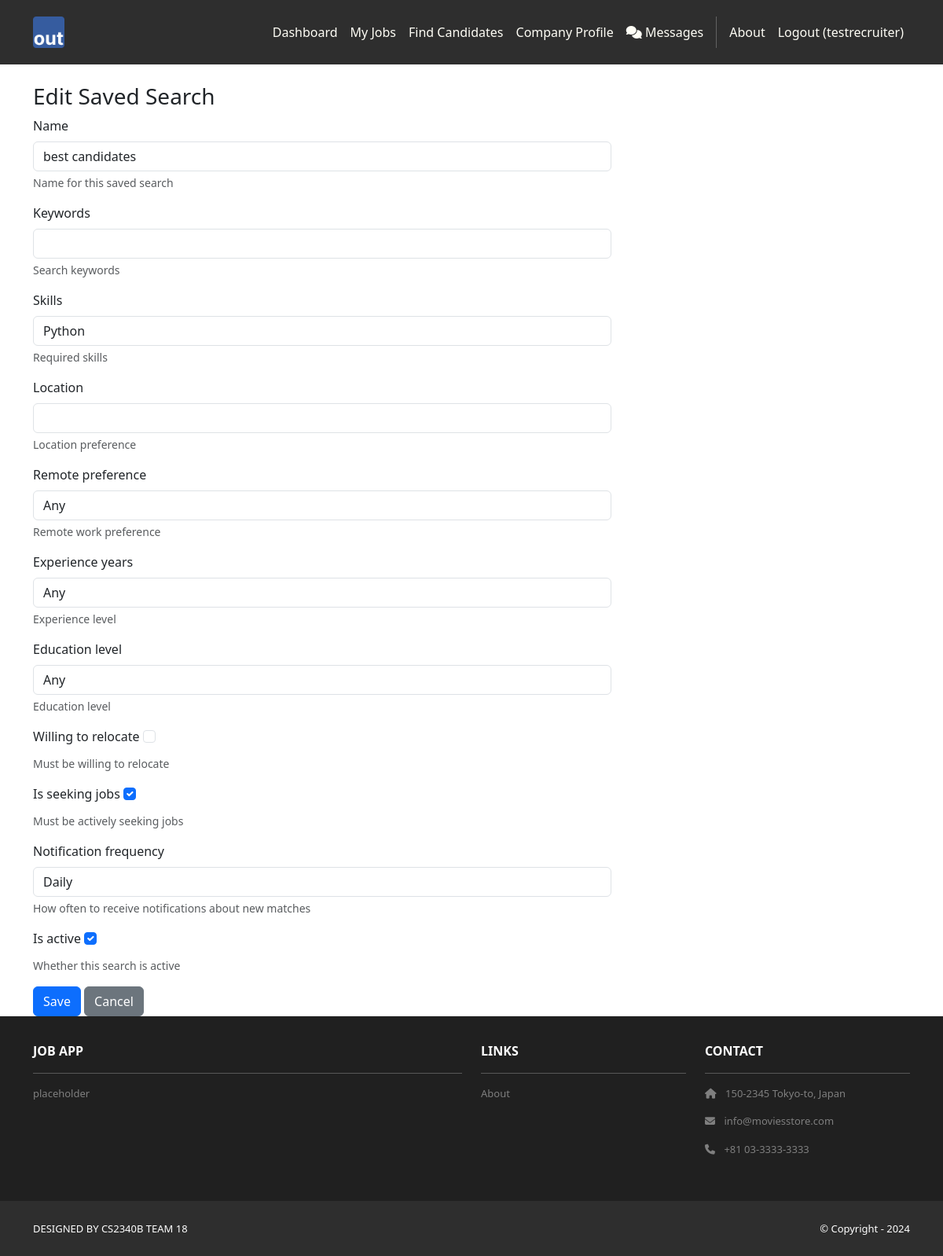
The app's page /recruiters/saved-searches/2/edit/ (signed in) with its own data.
### recruiters/models.py (models this page shows, shortened)
class SavedSearch(models.Model):
    FREQUENCY_CHOICES = [
        ('daily', 'Daily'),
        ('weekly', 'Weekly'),
        ('monthly', 'Monthly'),
        ('never', 'Never'),
    ]
    recruiter = models.ForeignKey(User, on_delete=models.CASCADE, related_name='saved_searches')
    name = models.CharField(max_length=200, help_text='Name for this saved search')
    keywords = models.CharField(max_length=200, blank=True, help_text='Search keywords')
    skills = models.CharField(max_length=500, blank=True, help_text='Required skills')
    location = models.CharField(max_length=200, blank=True, help_text='Location preference')
    remote_preference = models.CharField(max_length=20, blank=True, choices=[('', 'Any'), ('remote_only', 'Remote Only'), ('hybrid', 'Hybrid'), ('onsite_only', 'Onsite Only'), ('flexible', 'Flexible')], help_text='Remote work preference')
    experience_years = models.CharField(max_length=10, blank=True, choices=[('', 'Any'), ('0-2', '0-2 years'), ('3-5', '3-5 years'), ('6-10', '6-10 years'), ('10+', '10+ years')], help_text='Experience level')
    education_level = models.CharField(max_length=20, blank=True, choices=[('', 'Any'), ('high_school', 'High School'), ('associate', 'Associate Degree'), ('bachelor', "Bachelor's Degree"), ('master', "Master's Degree"), ('phd', 'PhD')], help_text='Education level')
    willing_to_relocate = models.BooleanField(default=False, help_text='Must be willing to relocate')
    is_seeking_jobs = models.BooleanField(default=True, help_text='Must be actively seeking jobs')
    notification_frequency = models.CharField(max_length=20, choices=FREQUENCY_CHOICES, default='weekly', help_text='How often to receive notifications about new matches')
    is_active = models.BooleanField(default=True, help_text='Whether this search is active')
    last_notified = models.DateTimeField(null=True, blank=True, help_text='Last time notifications were sent')
    created_at = models.DateTimeField(auto_now_add=True)
    updated_at = models.DateTimeField(auto_now=True)
    class Meta:
        verbose_name = 'Saved Search'
        verbose_name_plural = 'Saved Searches'
        ordering = ['-created_at']

### recruiters/views.py (the view)
# urls.py: path('saved-searches/<int:pk>/edit/', views.saved_search_edit, name='saved_search_edit'),
@recruiter_required
def saved_search_edit(request, pk):
    saved = get_object_or_404(SavedSearch, pk=pk, recruiter=request.user)
    if request.method == 'POST':
        form = SavedSearchForm(request.POST, instance=saved)
        if form.is_valid():
            form.save()
            messages.success(request, 'Saved search updated.')
            return redirect('recruiters:saved_search_list')
    else:
        form = SavedSearchForm(instance=saved)
    template_data = {'title': 'Edit Saved Search', 'user_type': 'recruiter'}
    return render(request, 'recruiters/saved_search_form.html', {'template_data': template_data, 'form': form, 'saved': saved})

### recruiters/templates/recruiters/saved_search_form.html (shortened to what this page needs)
{% extends 'base.html' %}
{% block content %}
<div class="container mt-4">
  <h3>{{ template_data.title }}</h3>
  <form method="post">
    <div class="row">
      <div class="col-md-8">
        {% for field in form %}
          <div class="mb-3">
            <label class="form-label">{{ field.label }}</label>
            {{ field }}
            {% if field.help_text %}
              <div class="form-text">{{ field.help_text }}</div>
            {% endif %}
          </div>
        {% endfor %}
        <button class="btn btn-primary" type="submit">Save</button>
        <a href="{% url 'recruiters:saved_search_list' %}" class="btn btn-secondary">Cancel</a>
      </div>
    </div>
  </form>
</div>
{% endblock content %}

### jobapp/templates/base.html (shortened to what this page needs)
<!DOCTYPE html>
<html>
    {% load static %}
  <head>
    <link href="https://cdn.jsdelivr.net/npm/bootstrap@5.3.3/dist/css/bootstrap.min.css" rel="stylesheet">
    <link rel="stylesheet" href="https://cdnjs.cloudflare.com/ajax/libs/font-awesome/6.1.1/css/all.min.css">
    <link rel="stylesheet" type="text/css"
          href="{% static 'css/style.css' %}">
  </head>
  <body>
     <nav class="p-3 navbar navbar-dark bg-dark
         navbar-expand-lg">
      <div class="container">
        <a class="navbar-brand"
           href="{% url 'home.index' %}">
          <img src="{% static 'img/logo.png' %}" alt="logo"
               height="40" />
        </a>
        <div class="collapse navbar-collapse"
             id="navbarNavAltMarkup">
          <div class="navbar-nav ms-auto navbar-ml">
            {% if user.is_authenticated %}
              {% if template_data.user_type == 'applicant' %}
                <a class="nav-link" href="{% url 'applicants:dashboard' %}">Dashboard</a>
                <a class="nav-link" href="{% url 'applicants:profile' %}">My Profile</a>
              {% elif template_data.user_type == 'recruiter' %}
                <a class="nav-link" href="{% url 'recruiters:dashboard' %}">Dashboard</a>
                <a class="nav-link" href="{% url 'jobs:recruiter_jobs' %}">My Jobs</a>
                <a class="nav-link" href="{% url 'recruiters:candidates' %}">Find Candidates</a>
                <a class="nav-link" href="{% url 'recruiters:profile' %}">Company Profile</a>
              {% endif %}
              <a class="nav-link" href="{% url 'messaging:conversation_list' %}">
                <i class="fas fa-comments"></i> Messages
              </a>
              <a class="nav-link" href="{% url 'home.about' %}">About</a>
              <a class="nav-link" href="{% url 'accounts.logout' %}">Logout ({{user.username }})</a>
            {% else %}
              <a class="nav-link" href="{% url 'home.about' %}">About</a>
              <div class="vr bg-white mx-2 d-none d-lg-block"></div>
              <a class="nav-link" href="{% url 'accounts.login' %}">Login</a>
              <a class="nav-link" href="{% url 'accounts.signup' %}">Sign Up</a>
            {% endif %}
          </div>
        </div>
      </div>
    </nav>
    <div>
      {% block content %}
      {% endblock content %}
    </div>
     <section class="p-3 ms-footer d-none d-md-block">
      <div class="container">
        <div class="row mt-3 text-white">
          <div class="col-md-6 col-lg-6 col-xl-6
               mx-auto mb-4">
            <b>JOB APP</b>
            <hr />
            <p>
              placeholder
            </p>
          </div>
          <div class="col-md-3 col-lg-3 col-xl-3
               mx-auto mb-4">
            <b>LINKS</b>
            <hr />
            <p><a class="nav-link"
              href="{% url 'home.about' %}">
              About
            </a></p>
          </div>
          <div class="col-md-3 col-lg-3 col-xl-3 mx-auto
               mb-4">
            <b>CONTACT</b>
            <hr />
            <p><i class="fas fa-home me-2"></i>
              150-2345 Tokyo-to, Japan
            </p>
            <p><i class="fas fa-envelope me-2"></i>
              info@moviesstore.com
            </p>
            <p><i class="fas fa-phone me-2"></i>
              +81 03-3333-3333
            </p>
          </div>
        </div>
      </div>
    </section>
    <section class="p-3 ms-footer-bottom bg-dark">
      <div class="container d-flex
           justify-content-between">
        <div class="me-5 text-white">
          <span>DESIGNED BY
            CS2340B TEAM 18
          </span>
        </div>
        <div class="text-white">
          <span>© Copyright - 2024</span>
        </div>
      </div>
    </section>
  </body>
</html>

### jobapp/static/css/style.css (style rules this page uses)
.navbar a.nav-link { color: #FFFEF6 !important; }
.bg-dark { background-color: #2E2E2E !important; }
.ms-footer { background-color: #202020; }
.ms-footer p { color: #7F7F7F; font-size: 13px; }
.ms-footer-bottom span { font-size: 13px; line-height: 38px; }

### records on screen
SavedSearch: form "best candidates" "Python" "Any" "Any" "Any" "☑" "Daily" "☑"

### other values on screen
{{ user.username }} "testrecruiter"
{{ template_data.title }} "Edit Saved Search"
{{ field.label }} "Name" "Keywords" "Skills" "Location" "Remote preference" "Experience years" "Education level" "Willing to relocate" "Is seeking jobs" "Notification frequency" "Is active"
{{ field.help_text }} "Name for this saved search" "Search keywords" "Required skills" "Location preference" "Remote work preference" "Experience level" "Education level" "Must be willing to relocate" "Must be actively seeking jobs" "How often to receive notifications about new matches" "Whether this search is active"
